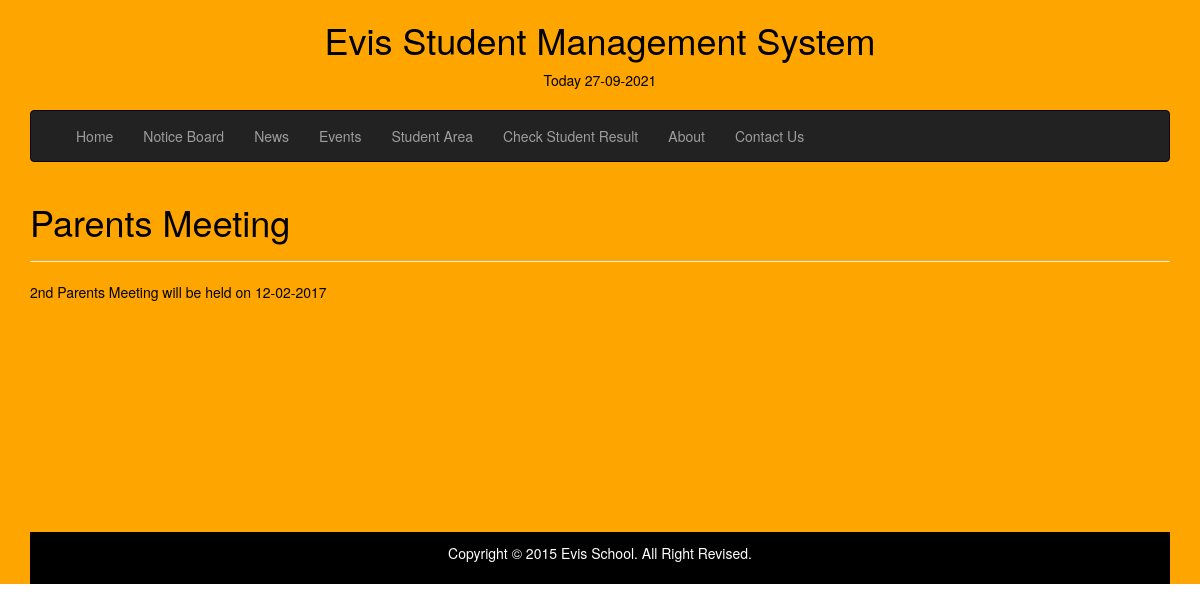
The app's page /all_event.php with its own data.
### tables this page shows
CREATE TABLE `tbl_event` (
  `event_id` int(3) NOT NULL,
  `event_title` varchar(60) NOT NULL,
  `event_main` text NOT NULL,
  `event_status` tinyint(1) NOT NULL
);

### models/home.php (called while the page is built, shortened)
<?php
    class Database {
    public function __construct() {
        $database_name='db_evis_student_management_system';
    }
}

### controllers/home.php (called while the page is built, shortened)
<?php
require_once 'models/home.php';
class Home {
    public function select_all_published_event() {
        $sql = "SELECT * FROM tbl_event ORDER BY event_id DESC LIMIT 3";
        $query_result = mysql_query($sql);
        return $query_result;
    }
}

### all_event.php (the view, shortened to what this page needs)
<?php
    require_once 'controllers/home.php';
    $obj_home = new Home();
    $result = $obj_home->select_all_published_event();
?>
<!DOCTYPE html>
<html lang="en">
    <head>
        <link href="public/css/bootstrap.min.css" rel="stylesheet">
        <link href="public/css/style.css" rel="stylesheet">
    </head>
    <body>
        <div class="wrapper">
            <div class="container">
                <div class="row">
                    <div class="col-md-6 col-md-offset-3">
                        <div class="institute_name">
                            <h1>Evis Student Management System</h1>
                        </div>
                    </div>
                </div>
                <br/>
                <nav class="navbar navbar navbar-inverse" role="navigation">
                    <div class="container">
                        <div class="row">
                            <div class="col-xs-12">
                                <div class="mainmenu">
                                    <div class="collapse navbar-collapse navbar-responsive-collapse">
                                        <ul class="nav navbar-nav">
                                            <li><a href="index.php">Home</a></li>
                                            <li><a href="all_notice.php">Notice Board</a></li>
                                            <li><a href="all_news.php">News</a></li>
                                            <li><a href="all_event.php">Events</a></li>
                                            <li><a href="student_area.php">Student Area</a></li>
                                            <li><a href="check_student_result.php">Check Student Result</a></li>
                                            <li><a href="about.php">About</a></li>
                                            <li><a href="contact.php">Contact Us</a></li>
                                        </ul>
                                    </div>
                                </div>
                            </div>
                        </div>
                    </div>
                </nav>
                <div class="row" style="min-height: 350px;">
                    <?php
                    while ($row = mysql_fetch_assoc($result)) {
                        ?>
                        <div class="col-xs-12">
                            <h1><?php echo $row['event_title']; ?></h1>
                            <hr/>
                            <?php echo $row['event_main']; ?><br/><br/><br/>
                        </div>
                        <?php
                    }
                    ?>
                </div>
               <div class="col-md-12" style="background-color: black; color:white; padding: 1%; text-align: center;">
                    <p>Copyright © 2015 Evis School. All Right Revised.</p>
                </div>
            </div>
        </div>
    </body>
</html>

### public/css/style.css (style rules this page uses)
.wrapper { background-color: orange; color:black; }
.institute_name { text-align: center; }
.navbar-nav > li > a { color: black; }
a { color:black; }

### records on screen
tbl_event: event_title "Parents Meeting", event_main "2nd Parents Meeting will be held on 12-02-2017"
